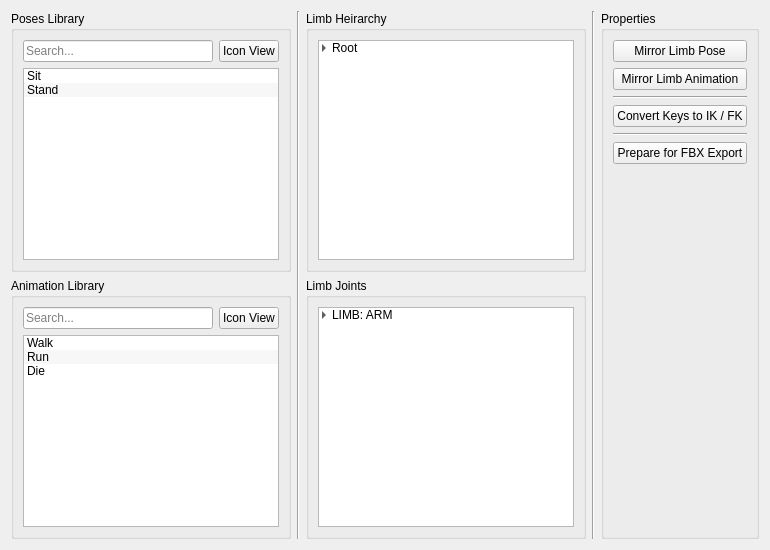
        <widget class="QWidget" name="tab_4">
         <attribute name="title">
          <string>Animation</string>
         </attribute>
         <layout class="QHBoxLayout" name="horizontalLayout_33">
          <item>
           <layout class="QHBoxLayout" name="horizontalLayout_26">
            <item>
             <layout class="QVBoxLayout" name="verticalLayout_22">
              <item>
               <widget class="QGroupBox" name="groupBox_19">
                <property name="title">
                 <string>Poses Library</string>
                </property>
                <layout class="QHBoxLayout" name="horizontalLayout_27">
                 <item>
                  <layout class="QVBoxLayout" name="verticalLayout_18">
                   <item>
                    <layout class="QHBoxLayout" name="horizontalLayout_35">
                     <item>
                      <widget class="QLineEdit" name="lineEdit_6">
                       <property name="placeholderText">
                        <string>Search...</string>
                       </property>
                      </widget>
                     </item>
                     <item>
                      <widget class="QPushButton" name="pushButton_13">
                       <property name="maximumSize">
                        <size>
                         <width>60</width>
                         <height>16777215</height>
                        </size>
                       </property>
                       <property name="text">
                        <string>Icon View</string>
                       </property>
                      </widget>
                     </item>
                    </layout>
                   </item>
                   <item>
                    <widget class="QListWidget" name="listWidget_7">
                     <property name="alternatingRowColors">
                      <bool>true</bool>
                     </property>
                     <item>
                      <property name="text">
                       <string>Sit</string>
                      </property>
                     </item>
                     <item>
                      <property name="text">
                       <string>Stand</string>
                      </property>
                     </item>
                    </widget>
                   </item>
                  </layout>
                 </item>
                </layout>
               </widget>
              </item>
              <item>
               <widget class="QGroupBox" name="groupBox_20">
                <property name="title">
                 <string>Animation Library</string>
                </property>
                <layout class="QHBoxLayout" name="horizontalLayout_28">
                 <item>
                  <layout class="QVBoxLayout" name="verticalLayout_23">
                   <item>
                    <layout class="QHBoxLayout" name="horizontalLayout_34">
                     <item>
                      <widget class="QLineEdit" name="lineEdit_5">
                       <property name="placeholderText">
                        <string>Search...</string>
                       </property>
                      </widget>
                     </item>
                     <item>
                      <widget class="QPushButton" name="pushButton_11">
                       <property name="maximumSize">
                        <size>
                         <width>60</width>
                         <height>16777215</height>
                        </size>
                       </property>
                       <property name="text">
                        <string>Icon View</string>
                       </property>
                      </widget>
                     </item>
                    </layout>
                   </item>
                   <item>
                    <widget class="QListWidget" name="listWidget_8">
                     <property name="alternatingRowColors">
                      <bool>true</bool>
                     </property>
                     <item>
                      <property name="text">
                       <string>Walk</string>
                      </property>
                     </item>
                     <item>
                      <property name="text">
                       <string>Run</string>
                      </property>
                     </item>
                     <item>
                      <property name="text">
                       <string>Die</string>
                      </property>
                     </item>
                    </widget>
                   </item>
                  </layout>
                 </item>
                </layout>
               </widget>
              </item>
             </layout>
            </item>
            <item>
             <widget class="Line" name="line_9">
              <property name="orientation">
               <enum>Qt::Vertical</enum>
              </property>
             </widget>
            </item>
            <item>
             <layout class="QVBoxLayout" name="verticalLayout_10">
              <item>
               <widget class="QGroupBox" name="groupBox_10">
                <property name="title">
                 <string>Limb Heirarchy</string>
                </property>
                <layout class="QHBoxLayout" name="horizontalLayout_12">
                 <item>
                  <layout class="QVBoxLayout" name="verticalLayout_35">
                   <item>
                    <widget class="QTreeWidget" name="treeWidget_2">
                     <property name="autoScrollMargin">
                      <number>16</number>
                     </property>
                     <property name="alternatingRowColors">
                      <bool>true</bool>
                     </property>
                     <property name="selectionMode">
                      <enum>QAbstractItemView::MultiSelection</enum>
                     </property>
                     <property name="autoExpandDelay">
                      <number>-1</number>
                     </property>
                     <property name="indentation">
                      <number>10</number>
                     </property>
                     <property name="headerHidden">
                      <bool>true</bool>
                     </property>
                     <column>
                      <property name="text">
                       <string notr="true">1</string>
                      </property>
                     </column>
                     <item>
                      <property name="text">
                       <string>Root</string>
                      </property>
                      <item>
                       <property name="text">
                        <string>Spine</string>
                       </property>
                       <item>
                        <property name="text">
                         <string>Arm (M)</string>
                        </property>
                        <item>
                         <property name="text">
                          <string>Hand</string>
                         </property>
                        </item>
                       </item>
                       <item>
                        <property name="text">
                         <string>Head</string>
                        </property>
                       </item>
                       <item>
                        <property name="text">
                         <string>Leg (M)</string>
                        </property>
                       </item>
                       <item>
                        <property name="text">
                         <string>Tail</string>
                        </property>
                       </item>
                      </item>
                     </item>
                    </widget>
                   </item>
                  </layout>
                 </item>
                </layout>
               </widget>
              </item>
              <item>
               <widget class="QGroupBox" name="groupBox_15">
                <property name="title">
                 <string>Limb Joints</string>
                </property>
                <layout class="QVBoxLayout" name="verticalLayout_11">
                 <item>
                  <layout class="QVBoxLayout" name="verticalLayout_26">
                   <item>
                    <widget class="QTreeWidget" name="treeWidget_4">
                     <property name="alternatingRowColors">
                      <bool>true</bool>
                     </property>
                     <property name="indentation">
                      <number>10</number>
                     </property>
                     <property name="headerHidden">
                      <bool>true</bool>
                     </property>
                     <column>
                      <property name="text">
                       <string>1</string>
                      </property>
                     </column>
                     <item>
                      <property name="text">
                       <string>LIMB: ARM</string>
                      </property>
                      <item>
                       <property name="text">
                        <string>CLV [R]</string>
                       </property>
                       <item>
                        <property name="text">
                         <string>SLD [R]</string>
                        </property>
                        <item>
                         <property name="text">
                          <string>ELB [R]</string>
                         </property>
                         <item>
                          <property name="text">
                           <string>WRS [R]</string>
                          </property>
                         </item>
                        </item>
                       </item>
                      </item>
                      <item>
                       <property name="text">
                        <string>CLV [L]</string>
                       </property>
                       <item>
                        <property name="text">
                         <string>SLD [L]</string>
                        </property>
                        <item>
                         <property name="text">
                          <string>ELB [L]</string>
                         </property>
                         <item>
                          <property name="text">
                           <string>WRS [L]</string>
                          </property>
                         </item>
                        </item>
                       </item>
                      </item>
                     </item>
                    </widget>
                   </item>
                  </layout>
                 </item>
                </layout>
               </widget>
              </item>
             </layout>
            </item>
            <item>
             <widget class="Line" name="line_10">
              <property name="orientation">
               <enum>Qt::Vertical</enum>
              </property>
             </widget>
            </item>
            <item>
             <layout class="QVBoxLayout" name="verticalLayout_27">
              <item>
               <widget class="QGroupBox" name="groupBox_23">
                <property name="title">
                 <string>Properties</string>
                </property>
                <layout class="QHBoxLayout" name="horizontalLayout_31">
                 <item>
                  <layout class="QVBoxLayout" name="verticalLayout_28">
                   <item>
                    <widget class="QPushButton" name="pushButton_7">
                     <property name="text">
                      <string>Mirror Limb Pose</string>
                     </property>
                    </widget>
                   </item>
                   <item>
                    <widget class="QPushButton" name="pushButton_14">
                     <property name="text">
                      <string>Mirror Limb Animation</string>
                     </property>
                    </widget>
                   </item>
                   <item>
                    <widget class="Line" name="line_5">
                     <property name="orientation">
                      <enum>Qt::Horizontal</enum>
                     </property>
                    </widget>
                   </item>
                   <item>
                    <widget class="QPushButton" name="pushButton_15">
                     <property name="text">
                      <string>Convert Keys to IK / FK</string>
                     </property>
                    </widget>
                   </item>
                   <item>
                    <widget class="Line" name="line_15">
                     <property name="orientation">
                      <enum>Qt::Horizontal</enum>
                     </property>
                    </widget>
                   </item>
                   <item>
                    <widget class="QPushButton" name="pushButton_6">
                     <property name="toolTip">
                      <string>Bake animation to joints, deleted unnecessary groups...</string>
                     </property>
                     <property name="text">
                      <string>Prepare for FBX Export</string>
                     </property>
                    </widget>
                   </item>
                   <item>
                    <spacer name="verticalSpacer_4">
                     <property name="orientation">
                      <enum>Qt::Vertical</enum>
                     </property>
                     <property name="sizeHint" stdset="0">
                      <size>
                       <width>20</width>
                       <height>40</height>
                      </size>
                     </property>
                    </spacer>
                   </item>
                  </layout>
                 </item>
                </layout>
               </widget>
              </item>
             </layout>
            </item>
           </layout>
          </item>
         </layout>
        </widget>
